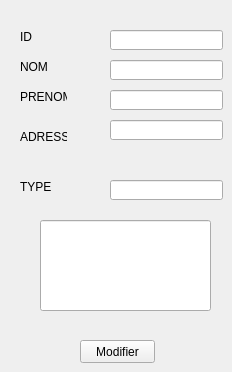
     <widget class="QWidget" name="modifier_2">
      <attribute name="title">
       <string>modifier</string>
      </attribute>
      <widget class="QLineEdit" name="lineEdit_R_2">
       <property name="geometry">
        <rect>
         <x>110</x>
         <y>180</y>
         <width>113</width>
         <height>20</height>
        </rect>
       </property>
      </widget>
      <widget class="QLineEdit" name="lineEdit_Rnom_2">
       <property name="geometry">
        <rect>
         <x>110</x>
         <y>60</y>
         <width>113</width>
         <height>20</height>
        </rect>
       </property>
      </widget>
      <widget class="QLabel" name="label_Rid_2">
       <property name="geometry">
        <rect>
         <x>20</x>
         <y>30</y>
         <width>47</width>
         <height>13</height>
        </rect>
       </property>
       <property name="text">
        <string>ID</string>
       </property>
      </widget>
      <widget class="QLineEdit" name="lineEdit_Rcontenu_2">
       <property name="geometry">
        <rect>
         <x>40</x>
         <y>220</y>
         <width>171</width>
         <height>91</height>
        </rect>
       </property>
       <property name="text">
        <string/>
       </property>
      </widget>
      <widget class="QLineEdit" name="lineEdit_Rprenom_2">
       <property name="geometry">
        <rect>
         <x>110</x>
         <y>90</y>
         <width>113</width>
         <height>20</height>
        </rect>
       </property>
      </widget>
      <widget class="QLabel" name="label_Rprenom_2">
       <property name="geometry">
        <rect>
         <x>20</x>
         <y>90</y>
         <width>47</width>
         <height>13</height>
        </rect>
       </property>
       <property name="text">
        <string>PRENOM</string>
       </property>
      </widget>
      <widget class="QLineEdit" name="lineEdit_Rid_2">
       <property name="geometry">
        <rect>
         <x>110</x>
         <y>30</y>
         <width>113</width>
         <height>20</height>
        </rect>
       </property>
      </widget>
      <widget class="QLabel" name="label_Rtype_2">
       <property name="geometry">
        <rect>
         <x>20</x>
         <y>180</y>
         <width>47</width>
         <height>13</height>
        </rect>
       </property>
       <property name="text">
        <string>TYPE</string>
       </property>
      </widget>
      <widget class="QLineEdit" name="lineEdit_Radresse_2">
       <property name="geometry">
        <rect>
         <x>110</x>
         <y>120</y>
         <width>113</width>
         <height>20</height>
        </rect>
       </property>
      </widget>
      <widget class="QLabel" name="label_Rnom_2">
       <property name="geometry">
        <rect>
         <x>20</x>
         <y>60</y>
         <width>47</width>
         <height>13</height>
        </rect>
       </property>
       <property name="text">
        <string>NOM</string>
       </property>
      </widget>
      <widget class="QLabel" name="label_Radresse_2">
       <property name="geometry">
        <rect>
         <x>20</x>
         <y>130</y>
         <width>47</width>
         <height>13</height>
        </rect>
       </property>
       <property name="text">
        <string>ADRESSE</string>
       </property>
      </widget>
      <widget class="QPushButton" name="pushButton_2">
       <property name="geometry">
        <rect>
         <x>80</x>
         <y>340</y>
         <width>75</width>
         <height>23</height>
        </rect>
       </property>
       <property name="text">
        <string>Modifier</string>
       </property>
      </widget>
     </widget>
